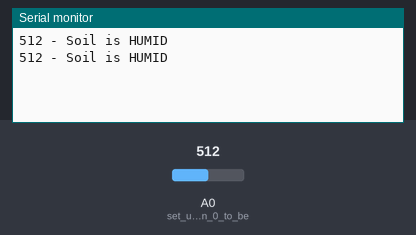
A sketch run on a simulated Arduino Uno, built with avr-gcc and run on an emulated ATmega328P. Parts: the last lines printed to the serial monitor. The test bench sets the inputs (shaded band); at power-on: A0 (set_up_analog_pin_0_to_be) = 512.

Above: at 5.8 s.
5.9 s: A0 (set_up_analog_pin_0_to_be) set to 589
At 11.2 s:
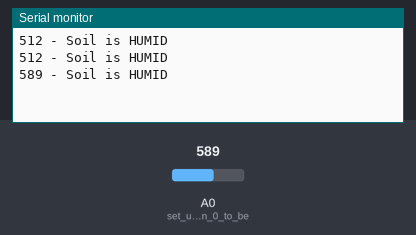
11.9 s: A0 (set_up_analog_pin_0_to_be) set to 616
At 16.2 s:
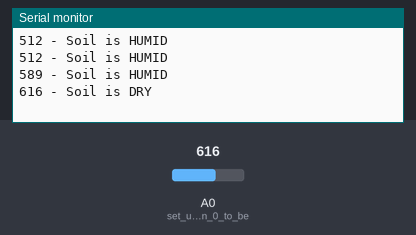
21.5 s: A0 (set_up_analog_pin_0_to_be) set to 360
At 26.3 s:
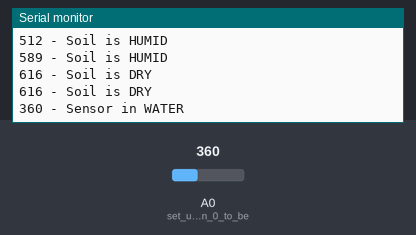
31.5 s: A0 (set_up_analog_pin_0_to_be) set to 387
At 36.3 s:
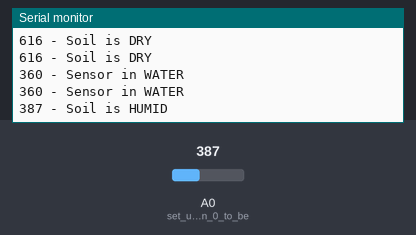
Timing chart, 0 to 37.8 s (numbered marks = the images above; inputs shaded):
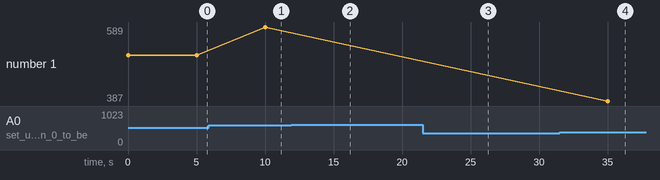

The sketch:

Arduino_SoilMoistureSensor.ino
```cpp
// Arduino code is available to download - link below the video.

/* Connection pins:
Arduino     Soil Moisture Sensor YL-69
  A0             Analog A0
  5V               VCC
  GND              GND
*/

void setup()
{
  Serial.begin(9600);
  pinMode(A0, INPUT); //set up analog pin 0 to be input
//  pinMode(2, OUTPUT); // red led
//  pinMode(3, OUTPUT); // yellow led
//  pinMode(4, OUTPUT); // green led
}

void loop()
{
  int s = analogRead(A0); //take a sample
  Serial.print(s); Serial.print(" - ");

  if(s >= 1000) {
   Serial.println("Sensor is not in the Soil or DISCONNECTED");
   digitalWrite(2, LOW);
   digitalWrite(3, LOW);
   digitalWrite(4, LOW);
  }
  if(s < 1000 && s >= 600) {
   Serial.println("Soil is DRY");
   digitalWrite(2, LOW);
   digitalWrite(3, LOW);
   digitalWrite(4, HIGH);
  }
  if(s < 600 && s >= 370) {
   Serial.println("Soil is HUMID");
   digitalWrite(2, LOW);
   digitalWrite(3, HIGH);
   digitalWrite(4, LOW);
  }
  if(s < 370) {
   Serial.println("Sensor in WATER");
   digitalWrite(2, HIGH);
   digitalWrite(3, LOW);
   digitalWrite(4, LOW);
  }
  delay(5000);
}
```

Measured:
- the behaviour switches between 599 and 600 on A0 (set_up_analog_pin_0_to_be) (found by bisection; images 1 and 2)
- the behaviour switches between 369 and 370 on A0 (set_up_analog_pin_0_to_be) (found by bisection; images 3 and 4)
- after the input at 5.9 s, the serial monitor: prints a new line after 4.1 s (image 1)
- after the input at 11.9 s, the serial monitor: prints a new line after 3.1 s (image 2)
- after the input at 21.5 s, the serial monitor: prints a new line after 3.5 s (image 3)
- after the input at 31.5 s, the serial monitor: prints a new line after 3.5 s (image 4)
- plotted number 1: 512 → 589 after the input at 5.9 s, 589 → 387 after the input at 31.5 s
